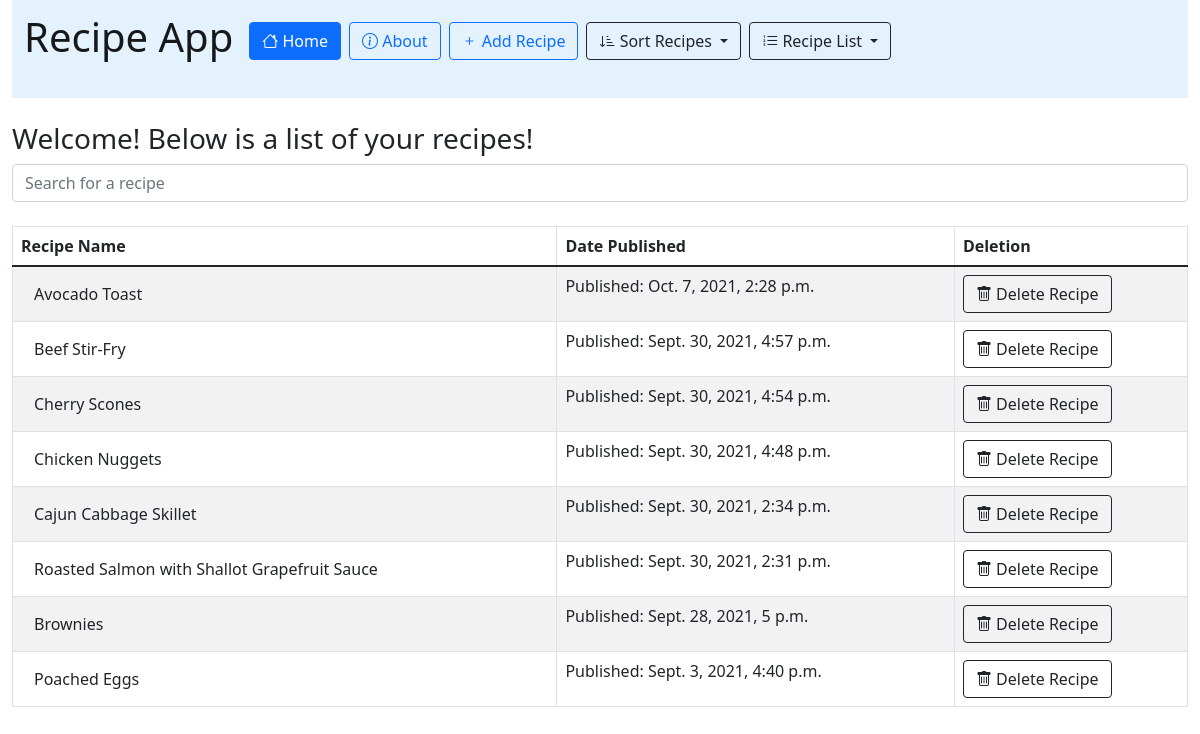
Page /recipe_app/ on the committed database.
### recipe_app/models.py (models this page shows, shortened)
class Recipe(models.Model):
    recipe_name = models.CharField(max_length=200)
    pub_date= models.DateTimeField('date published')

### recipe_app/views.py (the view)
# urls.py: path('', views.index, name='index'),
def index(request):
    query_string = request.GET
    if query_string:
        try:
            sort_order = query_string["sort_order"]
        except KeyError:
            raise Http404("sort order not present")
        if sort_order not in ['-pub_date', 'pub_date', '-recipe_name', 'recipe_name']:
            raise Http404("entered sort order does not exist")
        latest_recipe_list = Recipe.objects.order_by(sort_order)
    else:
        latest_recipe_list = Recipe.objects.order_by('-pub_date')
    template = loader.get_template('recipe_app/index.html')
    context = {
        'latest_recipe_list': latest_recipe_list,
        }
    return HttpResponse(template.render(context, request))

### recipe_app/templates/recipe_app/index.html (shortened to what this page needs)
{% extends "recipe_app/base.html" %}
{% block content %}
<div class="container-fluid">
<nav class="navbar navbar-light" style="background-color: #e3f2fd;">
  <form class="container-fluid justify-content-start">
    <a class="navbar-brand" ><h1>Recipe App</h1></a>
    <a class="btn btn-outline-primary me-2 active" type="button" href="/recipe_app"><i class="bi bi-house"></i> Home</a>
    <a class="btn btn-outline-primary me-2" type="button" href="/recipe_app/about"><i class="bi bi-info-circle"></i> About</a>
    <a class="btn btn-outline-primary me-2" type="button" href="/recipe_app/add"><i class="bi bi-plus"></i> Add Recipe</a>
    <div class="dropdown">
        <button class="btn btn-outline-dark me-2 dropdown-toggle" type="button" id="dropdownMenuButton2" data-bs-toggle="dropdown" aria-expanded="false">
            <i class="bi bi-sort-down-alt"></i> Sort Recipes
        </button>
    </div>
    {% if latest_recipe_list %}
    <div class="dropdown">
        <button class="btn btn-outline-dark me-2 dropdown-toggle" type="button" id="dropdownMenuButton2" data-bs-toggle="dropdown" aria-expanded="false">
            <i class="bi bi-list-ol"></i> Recipe List
        </button>
    </div>
    {% endif %}
  </form>
</nav>
{% if latest_recipe_list %}
    <br>
    <h3>Welcome! Below is a list of your recipes!</h3>
    <input class="form-control" id="myInput" type="text" placeholder="Search for a recipe">
    <br>
<table class="table table-striped table-bordered table-hover">
    <thead>
        <tr>
          <th scope="col">Recipe Name</th>
          <th scope="col">Date Published</th>
          <th scope="col">Deletion</th>
        </tr>
    </thead>
    <tbody>
        {% for recipe in latest_recipe_list %}
            <tr>
              <td> <a href="{% url 'recipe_app:recipe_page' recipe.id %}"><button class="btn" type="button">{{ recipe.recipe_name }} </button></a></td>
              <td>Published: {{ recipe.pub_date }}</td>
              <td><a href="{% url 'recipe_app:delete_recipe' recipe.id %}"><button class="btn btn-outline-dark" type="button"><i class="bi bi-trash"></i> Delete Recipe</button></a></td>
            </tr>
        {% endfor %}
    </tbody>
</table>
{% else %}
    <h1>No recipes are available.</h1>
{% endif %}
</div>
{% endblock %}

### rows in the picture
Recipe: recipe_name "Avocado Toast", pub_date "Oct. 7, 2021, 2:28 p.m."
Recipe: recipe_name "Beef Stir-Fry", pub_date "Sept. 30, 2021, 4:57 p.m."
Recipe: recipe_name "Cherry Scones", pub_date "Sept. 30, 2021, 4:54 p.m."
Recipe: recipe_name "Chicken Nuggets", pub_date "Sept. 30, 2021, 4:48 p.m."
Recipe: recipe_name "Cajun Cabbage Skillet", pub_date "Sept. 30, 2021, 2:34 p.m."
Recipe: recipe_name "Roasted Salmon with Shallot Grapefruit Sauce", pub_date "Sept. 30, 2021, 2:31 p.m."
Recipe: recipe_name "Brownies", pub_date "Sept. 28, 2021, 5 p.m."
Recipe: recipe_name "Poached Eggs", pub_date "Sept. 3, 2021, 4:40 p.m."
